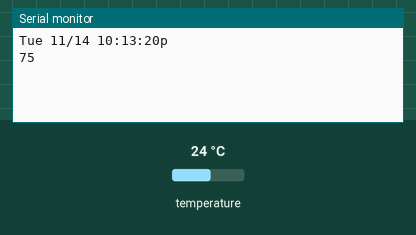
A sketch run on a simulated Arduino Uno, built with avr-gcc and run on an emulated ATmega328P. Parts: the last lines printed to the serial monitor. The test bench sets the inputs (shaded band); at power-on: temperature 24 °C. The local clock reads 2024-03-15 10:24:30 at power-on unless the sketch sets it.

Above: at 3.2 s.
3.3 s: temperature set to 12 °C
At 5.2 s:
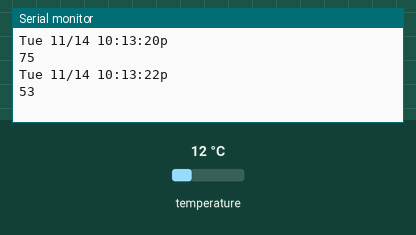
6.0 s: temperature set to 19 °C
At 6.8 s:
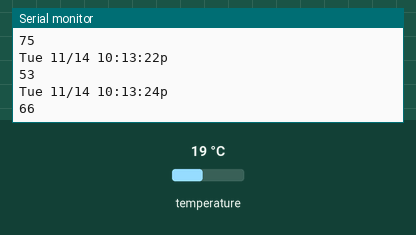
Timing chart, 0 to 9.0 s (numbered marks = the images above; inputs shaded):
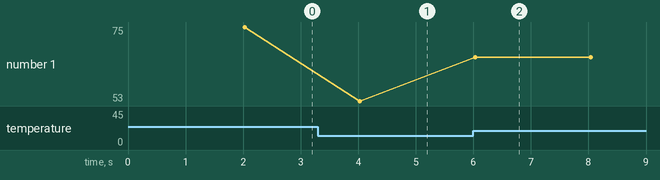

The sketch:

ds3231.ino
```cpp
#include <RTClib.h>


RTC_DS3231 ds3231;


char dateTime[19];
int temperature;


void setup() {
    Serial.begin(9600);
    delay(2000);

    ds3231.begin();

    if (ds3231.lostPower()) {
        // Use compilation date/time to reset
        Serial.println("RTC lost power.");
        ds3231.adjust(DateTime(F(__DATE__), F(__TIME__)));
    }

    // Use an explicit date/time to reset
    // ds3231.adjust(DateTime(2014, 1, 21, 3, 0, 0));
    ds3231.adjust(DateTime(F(__DATE__), F(__TIME__)));
}


void loop() {
    getDateTime();
    getTemperature();

    Serial.println(dateTime);
    Serial.println(temperature);

    delay(2000);
}


void getDateTime() {
    DateTime now = ds3231.now();
    char daysOfTheWeek[7][12] = { "Sun", "Mon", "Tue", "Wed", "Thu", "Fri", "Sat" };
    int hour = now.hour();
    char ampm = 'a';
    if (hour > 12) {
        hour -= 12;
        ampm = 'p';
    }
    sprintf(dateTime, "%s %02d/%02d %02d:%02d:%02d%c", daysOfTheWeek[now.dayOfTheWeek()], now.month(), now.day(), hour, now.minute(), now.second(), ampm);
}


void getTemperature() {
    temperature = (ds3231.getTemperature() * 1.8) + 32;
}
```

Measured:
- after the input at 3.3 s, the serial monitor: prints a new line after 0.73 s (image 1)
- after the input at 6.0 s, the serial monitor: prints a new line at once (image 2)
- plotted number 1: 75 → 53 after the input at 3.3 s, 53 → 66 after the input at 6.0 s
